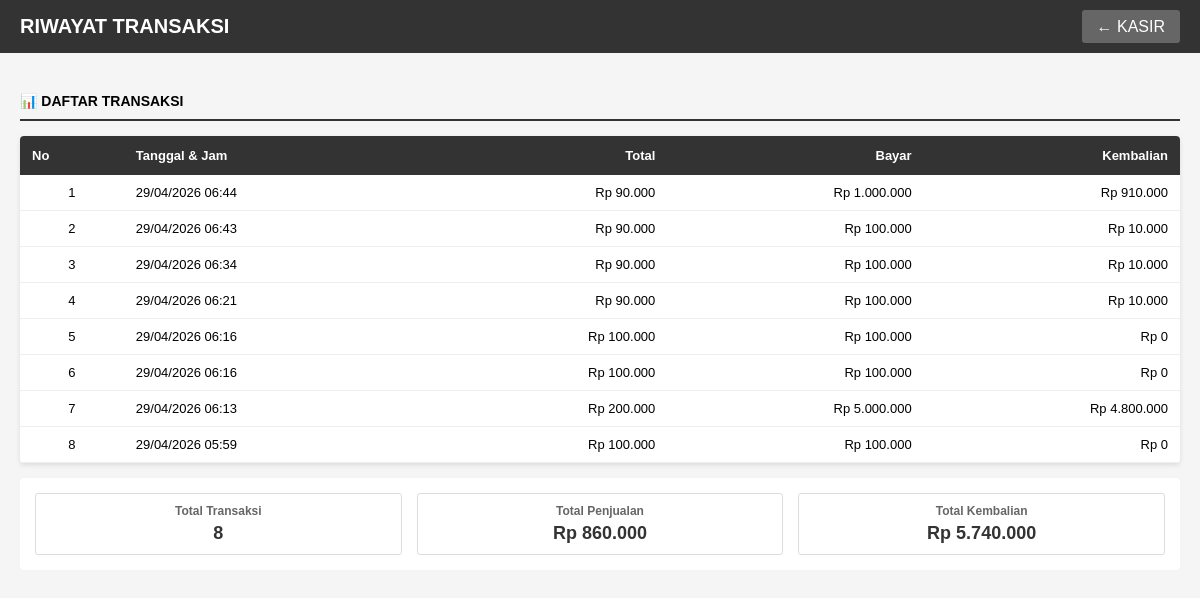
The app's page /tampil_transaksi.php (signed in) with its own data.
### tables this page shows
CREATE TABLE `transaksi` (
  `id_transaksi` int(11) NOT NULL,
  `tanggal` timestamp NOT NULL DEFAULT current_timestamp(),
  `total` int(11) DEFAULT NULL,
  `bayar` int(11) DEFAULT NULL,
  `kembalian` int(11) DEFAULT NULL,
  `user_id` int(11) DEFAULT NULL
);

### tampil_transaksi.php (the view, shortened to what this page needs)
<?php
include "koneksi.php";
if ($_SESSION['role'] == 'admin') {
    $query = "SELECT t.*, u.username FROM transaksi t LEFT JOIN users u ON t.user_id = u.id_user ORDER BY t.tanggal DESC LIMIT 100";
} else {
    $query = "SELECT * FROM transaksi WHERE user_id = " . intval($_SESSION['id_user']) . " ORDER BY tanggal DESC LIMIT 100";
}
$result = $conn->query($query);
?>
<!DOCTYPE html>
<html>
<head>
</head>
<body>
    <div class="header">
        <h1>RIWAYAT TRANSAKSI</h1>
        <div class="header-nav">
            <?php if ($_SESSION['role'] == 'admin'): ?>
                <a href="admin.php">← DASHBOARD</a>
            <?php else: ?>
                <a href="kasir.php">← KASIR</a>
            <?php endif; ?>
        </div>
    </div>
    <div class="container">
        <div class="section-title">📊 DAFTAR TRANSAKSI</div>
        <?php if ($result && $result->num_rows > 0): ?>
            <div class="table-container">
                <table>
                    <thead>
                        <tr>
                            <th>No</th>
                            <th>Tanggal & Jam</th>
                            <th class="text-right">Total</th>
                            <th class="text-right">Bayar</th>
                            <th class="text-right">Kembalian</th>
                        </tr>
                    </thead>
                    <tbody>
                        <?php
                        $no = 1;
                        $total_all = 0;
                        $total_kembalian_all = 0;
                        while ($row = $result->fetch_assoc()):
                            $total_all += $row['total'];
                            $total_kembalian_all += $row['kembalian'];
                        ?>
                            <tr>
                                <td class="text-center"><?php echo $no; ?></td>
                                <td><?php echo date('d/m/Y H:i', strtotime($row['tanggal'])); ?></td>
                                <td class="text-right">Rp <?php echo number_format($row['total'], 0, ',', '.'); ?></td>
                                <td class="text-right">Rp <?php echo number_format($row['bayar'], 0, ',', '.'); ?></td>
                                <td class="text-right">Rp <?php echo number_format($row['kembalian'], 0, ',', '.'); ?></td>
                            </tr>
                            <?php $no++; ?>
                        <?php endwhile; ?>
                    </tbody>
                </table>
            </div>
            <div class="summary">
                <div class="summary-item">
                    <div class="summary-label">Total Transaksi</div>
                    <div class="summary-value"><?php echo $no - 1; ?></div>
                </div>
                <div class="summary-item">
                    <div class="summary-label">Total Penjualan</div>
                    <div class="summary-value">Rp <?php echo number_format($total_all, 0, ',', '.'); ?></div>
                </div>
                <div class="summary-item">
                    <div class="summary-label">Total Kembalian</div>
                    <div class="summary-value">Rp <?php echo number_format($total_kembalian_all, 0, ',', '.'); ?></div>
                </div>
            </div>
        <?php else: ?>
            <div style="background: white; padding: 20px; border-radius: 4px; text-align: center; color: #999;">
                Belum ada transaksi
            </div>
        <?php endif; ?>
    </div>
</body>
</html>

### tampil_transaksi.php (style rules this page uses)
* { margin: 0; padding: 0; box-sizing: border-box; }
body { font-family: 'Arial', sans-serif; background: #f5f5f5; }
.header { background: #333; color: white; padding: 15px 20px; display: flex; justify-content: space-between; align-items: center; }
.header h1 { font-size: 20px; }
.header-nav a { color: white; text-decoration: none; margin-left: 15px; padding: 8px 15px; background: #666; border-radius: 3px; }
.container { max-width: 1200px; margin: 20px auto; padding: 20px; }
.section-title { font-size: 14px; font-weight: bold; margin-bottom: 15px; padding-bottom: 10px; border-bottom: 2px solid #333; }
.table-container { background: white; border-radius: 4px; overflow: hidden; box-shadow: 0 2px 5px rgba(0,0,0,0.1); }
table { width: 100%; border-collapse: collapse; font-size: 13px; }
th { background: #333; color: white; padding: 12px; text-align: left; font-weight: bold; }
td { padding: 10px 12px; border-bottom: 1px solid #eee; }
.text-right { text-align: right; }
.text-center { text-align: center; }
.summary { background: white; padding: 15px; margin-top: 15px; border-radius: 4px; font-weight: bold; display: grid; grid-template-columns: 1fr 1fr 1fr; gap: 15px; }
.summary-item { text-align: center; padding: 10px; border: 1px solid #ddd; border-radius: 3px; }
.summary-label { font-size: 12px; color: #666; margin-bottom: 5px; }
.summary-value { font-size: 18px; color: #333; }

### records on screen
transaksi: tanggal "29/04/2026 06:44", total "90.000", bayar "1.000.000", kembalian "910.000"
transaksi: tanggal "29/04/2026 06:43", total "90.000", bayar "100.000", kembalian "10.000"
transaksi: tanggal "29/04/2026 06:34", total "90.000", bayar "100.000", kembalian "10.000"
transaksi: tanggal "29/04/2026 06:21", total "90.000", bayar "100.000", kembalian "10.000"
transaksi: tanggal "29/04/2026 06:16", total "100.000", bayar "100.000", kembalian "0"
transaksi: tanggal "29/04/2026 06:16", total "100.000", bayar "100.000", kembalian "0"
transaksi: tanggal "29/04/2026 06:13", total "200.000", bayar "5.000.000", kembalian "4.800.000"
transaksi: tanggal "29/04/2026 05:59", total "100.000", bayar "100.000", kembalian "0"

### other values on screen
$no - 1 "8"
$total_all "860.000"
$total_kembalian_all "5.740.000"
